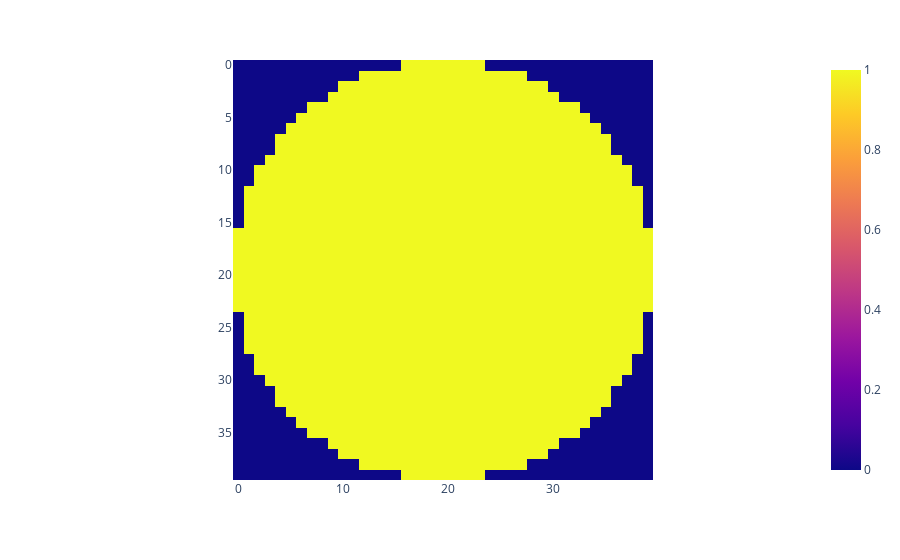

Notebook code for this chart:
### Code cell
img = np.zeros((40, 40))
img[skimage.draw.disk(
    center=(19.5, 19.5),
    radius=20
)] = 1
px.imshow(img)

### Figure 1 — Plotly figure (JSON) as saved in the notebook; plotly's stock layout.template omitted (floating-point values rounded to 4 significant figures; data arrays with more than 128 entries replaced by an {"elided": "..."} marker saying what was removed)
{"data": [{"coloraxis": "coloraxis", "hovertemplate": "x: %{x}<br>y: %{y}<br>color: %{z}<extra></extra>", "name": "0", "type": "heatmap", "xaxis": "x", "yaxis": "y", "z": {"elided": "40x40 float values"}}], "layout": {"coloraxis": {"colorscale": [[0, "#0d0887"], [0.1111, "#46039f"], [0.2222, "#7201a8"], [0.3333, "#9c179e"], [0.4444, "#bd3786"], [0.5556, "#d8576b"], [0.6667, "#ed7953"], [0.7778, "#fb9f3a"], [0.8889, "#fdca26"], [1, "#f0f921"]]}, "margin": {"t": 60}, "xaxis": {"anchor": "y", "constrain": "domain", "domain": [0, 1], "scaleanchor": "y"}, "yaxis": {"anchor": "x", "autorange": "reversed", "constrain": "domain", "domain": [0, 1]}}}
